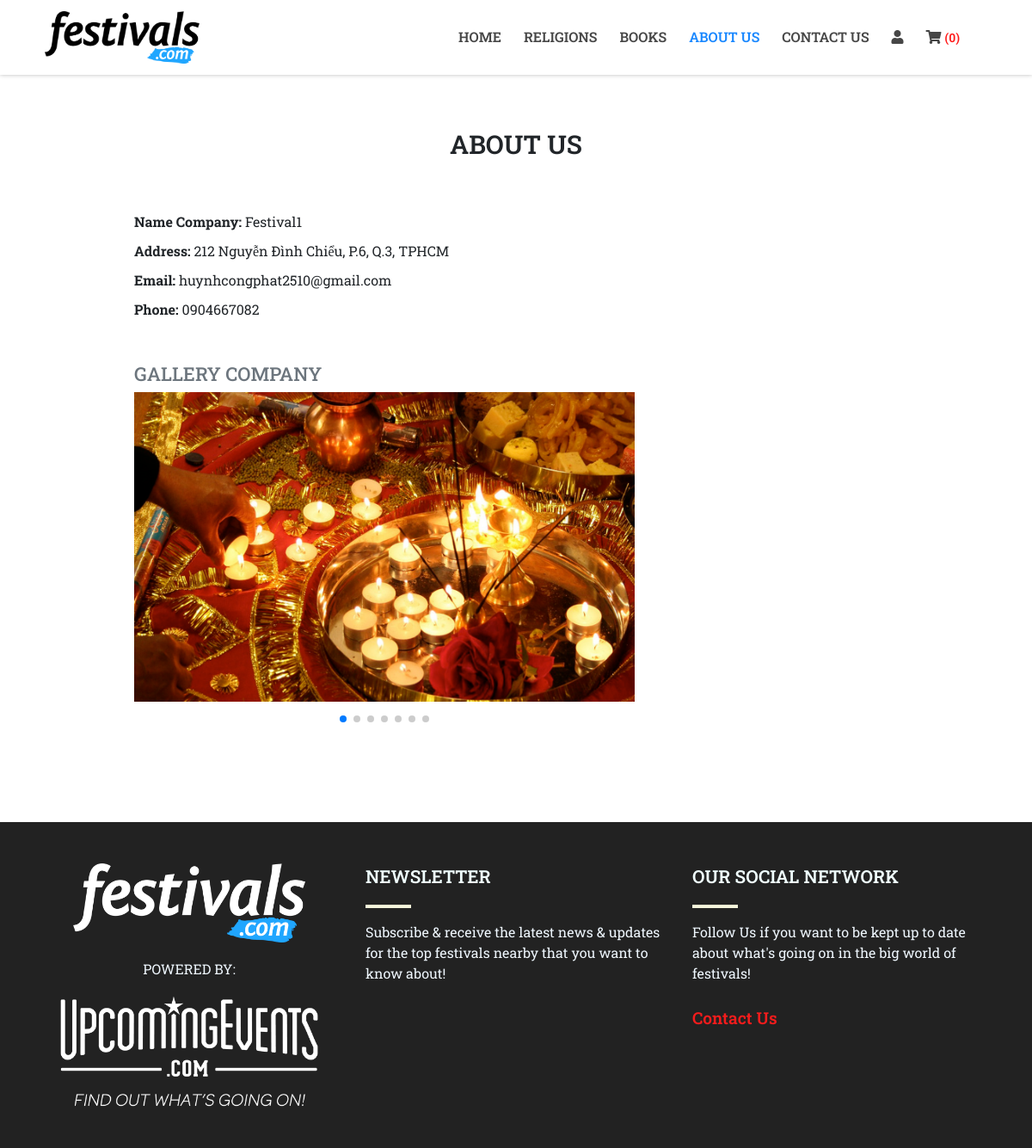
Page /about.php on the committed database.
### tables this page shows
CREATE TABLE `category` (
  `id` int(11) NOT NULL,
  `name_cate` varchar(100) NOT NULL,
  `link_cate` varchar(100) NOT NULL,
  `id_parent` int(11) NOT NULL,
  `status_cate` int(11) NOT NULL DEFAULT 1
);

CREATE TABLE `company` (
  `id` int(11) NOT NULL,
  `name` varchar(200) NOT NULL,
  `address` varchar(300) NOT NULL,
  `email` varchar(100) NOT NULL,
  `phonenumber` varchar(100) NOT NULL
);

CREATE TABLE `gallery` (
  `id` int(11) NOT NULL,
  `img` varchar(200) NOT NULL,
  `status` int(11) NOT NULL DEFAULT 1
);

### lib/header_action.php (called while the page is built, shortened)
<?php
    require('dbConn.php');
    function Category() {
        global $conn;
        $sql = "SELECT * FROM category WHERE id_parent = 0";
        $result = mysqli_query($conn, $sql);
        return $result;
    }
    function GetTotalItemCart() {
        if(isset($_SESSION['cart'])) {
            return count($_SESSION['cart']);
        } else {
            return 0;
        }
    }
?>

### lib/about_action.php (called while the page is built, shortened)
<?php
    require('dbConn.php');
    function InformationCompany() {
        global $conn;
        $sql = "SELECT * FROM company WHERE id=1";
        $result = mysqli_query($conn, $sql);
        return $result;
    }
    function AllGallery() {
        global $conn;
        $sql = "SELECT * FROM gallery";
        $result = mysqli_query($conn, $sql);
        return $result;
    }
?>

### about.php (the view, shortened to what this page needs)
<?php
    require('./lib/about_action.php');
    $result = InformationCompany();
    $row = mysqli_fetch_assoc($result);
    require('./common/top.php');
?>
<body>
<?php include('./common/header.php')?>
    <main class='block_main main_about'>
        <section id='about'>
            <div class='container'>
                <div class='about_block'>
                    <div class="title-about">
                        <h5>About Us</h5>
                    </div>
                    <div class='row'>
                        <div class='col-md-8'>
                            <div class='information-com'>
                                <div class='group-infor'>
                                    <strong>Name Company: </strong>
                                    <span><?php echo $row['name']?></span>
                                </div>
                                <div class='group-infor'>
                                    <strong>Address: </strong>
                                    <span><?php echo $row['address']?></span>
                                </div>
                                <div class='group-infor'>
                                    <strong>Email: </strong>
                                    <span><?php echo $row['email']?></span>
                                </div>
                                <div class='group-infor'>
                                    <strong>Phone: </strong>
                                    <span><?php echo $row['phonenumber']?></span>
                                </div>
                            </div>
                            <div class='gallery-com'>
                                <div class='title'>
                                    <h6>Gallery Company</h6>
                                </div>
                                <div class='swiper-container'>
                                    <div class='swiper-wrapper'>
                                        <?php
                                            $result_gallery = AllGallery();
                                            while($row_gallery = mysqli_fetch_array($result_gallery)) {
                                        ?>
                                        <div class="swiper-slide">
                                            <img src="<?php echo $row_gallery['img']?>" alt="">
                                        </div>
                                        <?php }?>
                                    </div>
                                    <div class="swiper-pagination"></div>
                                </div>
                            </div>
                        </div>
                        <div class='col-md-4 map-com'>
                        </div>
                    </div>
                </div>
            </div>
        </section>
    </main>
    <?php include('./common/footer.php')?>
</body>

### common/header.php (shortened to what this page needs)
<?php
    require('./lib/header_action.php');
?>
<header>
    <nav class="navbar navbar-expand-lg navbar-light fixed-top nav-bg">
        <a class="navbar-brand" href="index.php"><img class="img-fluid logonav" src="./upload/images/logo.png" width="180px" /></a>
        <div class="collapse navbar-collapse" id="navbarSupportedContent" style='margin-right: 40px'>
            <ul class="navbar-nav ml-auto">
                <?php
                    $resultMenu = Category();
                    while($row_menu = mysqli_fetch_array($resultMenu)) {
                ?>
                        <li class="nav-item festival-nav <?php echo $_SESSION['menu'] == $row_menu['id'] ? 'active-header': '';?>">
                            <a class="nav-link" href="<?php echo $row_menu['link_cate']?>"><?php echo $row_menu['name_cate']?></a>
                        </li>
                <?php }?>
                <?php
                    isset($_SESSION['userLogin']) ? require('header-login.php'): require('header-default.php');
                ?>
                <li class='nav-item festival-nav <?php echo $_SESSION['menu'] == 1001 ? 'active-header': '';?>'>
                    <a href="cart.php" class='nav-link'>
                        <i class="fas fa-shopping-cart"></i>
                        <span class='cart-total'>(<?php echo GetTotalItemCart()?>)</span>
                    </a>
                </li>
            </ul>
        </div>
    </nav>
</header>

### assets/css/header.css (style rules this page uses)
.logonav { margin-left:20% ; }
.nav-bg { background: #fff; box-shadow: 0 0 5px #bbb; }
nav ul { margin-right:20px ; }
nav ul li { padding-left:10px ; }
nav ul li a { font-weight: 600; color: #333 !important; opacity: 0.9; }
.festival-nav { position: relative; display: inline-block; }
.cart-total { font-size: 14px; color: red; }
.active-header .nav-link { color: #007bff !important; }

### assets/css/main.css (style rules this page uses)
.block_main { padding-top: 150px; padding-bottom: 100px; }
body { font-family: 'Roboto Slab', serif; }

### assets/css/about.css (style rules this page uses)
.about_block { width: 80%; margin: auto; }
.map-com { width: 400px; height: 500px; }
.title-about { text-align: center; margin-bottom: 50px; }
.title-about h5 { font-size: 30px; font-weight: 600; text-transform: uppercase; }
.group-infor { margin: 10px 0; }
.gallery-com { margin-top: 50px; }
.title h6 { font-size: 22px; text-transform: uppercase; color: #6c757d; }
.swiper-slide { width: 582px !important; height: 400px !important; }
.swiper-slide img { width: 100%; height: 90%; }

### rows in the picture
category: name_cate "HOME"
category: name_cate "RELIGIONS"
category: name_cate "BOOKS"
category: name_cate "ABOUT US"
category: name_cate "CONTACT US"
company: name "Festival1", address "212 Nguyễn Đình Chiểu, P.6, Q.3, TPHCM", email "huynhcongphat2510@gmail.com", phonenumber "0904667082"
gallery: img (picture)

### other values in the picture
GetTotalItemCart() "0"
